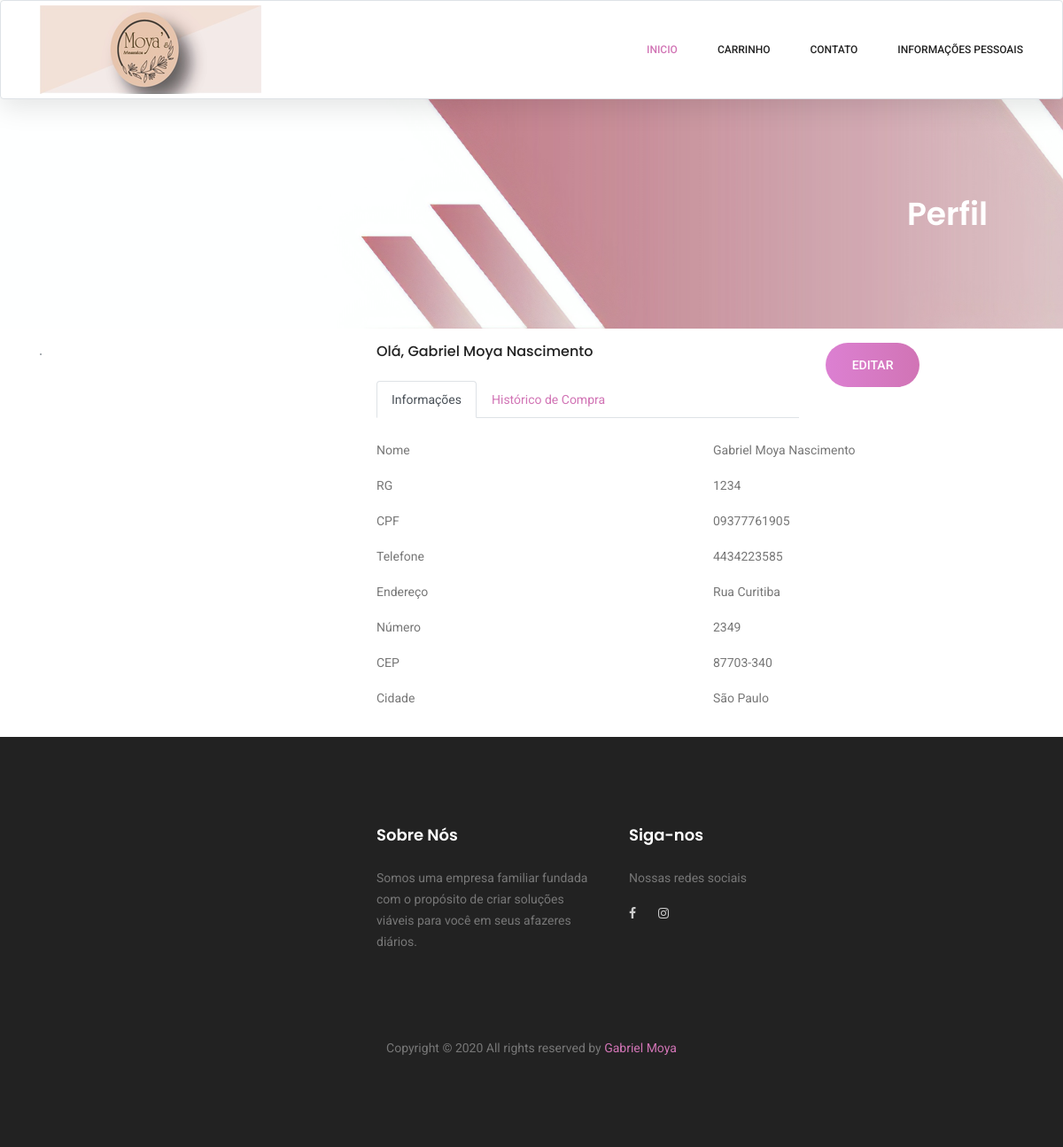
The app's page /perfil/ (signed in) with its own data.
### cadastros/models.py (models this page shows, shortened)
class Pessoa(models.Model):
    nome = models.CharField(max_length=50, verbose_name="Qual seu nome?", help_text="Digite seu nome completo", null=True)
    nascimento = models.DateField(verbose_name='data de nascimento', null=True)
    endereco = models.CharField(max_length=100, null=True)
    numero = models.CharField(max_length=10, verbose_name="Número", null=True)
    cep = models.CharField(max_length=25, null=True)
    rg = models.CharField(max_length=25, null=True)
    cpf = models.CharField(max_length=25, null=True)
    telefone = models.CharField(max_length=25, null=True)
    cidade = models.ForeignKey(Cidade, on_delete=models.PROTECT, null=True)
    usuario = models.OneToOneField(User, on_delete=models.PROTECT)

class Cidade(models.Model):
    nome = models.CharField(max_length=50)
    estado = models.ForeignKey(Estado, on_delete=models.PROTECT)

### usuarios/views.py (the view)
# urls.py: path('perfil/', PerfilView.as_view(), name="clientes-perfil"),
class PerfilView(LoginRequiredMixin, DetailView):
    model = Pessoa
    template_name = 'clientes/perfil.html'
    def get_object(self, queryset=None):
       self.object = get_object_or_404(Pessoa, usuario=self.request.user)
       return self.object
    def get_context_data(self, *args, **kwargs):
        context = super().get_context_data(*args, **kwargs)
        context['venda'] = Venda.objects.filter(usuario=self.request.user)
        return context

### clientes/templates/clientes/perfil.html (shortened to what this page needs)
{% extends 'clientes/formulario.html' %}
{% load static %}
{% block conteudo %}
<section class="banner-area organic-breadcrumb">
    <div class="container">
        <div class="breadcrumb-banner d-flex flex-wrap align-items-center justify-content-end">
            <div class="col-first">
                <h1>Perfil</h1>
            </div>
        </div>
    </div>
</section>
<div class="container emp-profile my-3">
    <div class="row">
        <div class="col-md-4">
            <div class="profile-img">
                <img src="{% static 'img/userlogo.png'  %}" class="border rounded-circle border-secondary" alt="" />
            </div>
        </div>
        <div class="col-md-8">
            <div class="row">
                <div class="col-md-8">
                    <div class="profile-head">
                        <h5 class="mb-4">
                            Olá, {{object.nome}}
                        </h5>
                        <ul class="nav nav-tabs" id="myTab" role="tablist">
                            <li class="nav-item">
                                <a class="nav-link active" id="informacoes-tab" data-toggle="tab" href="#informacoes" role="tab"
                                    aria-controls="informacoes" aria-selected="true">Informações</a>
                            </li>
                            <li class="nav-item">
                                <a class="nav-link" id="historico-tab" data-toggle="tab" href="#historico" role="tab"
                                    aria-controls="historico" aria-selected="false">Histórico de Compra</a>
                            </li>
                        </ul>
                    </div>
                </div>
                <div class="col-md-4">
                    <a class="primary-btn" href="{% url 'clientes-alterar-perfil' %}">Editar</a>
                </div>
            </div>
            <div class="row mt-4">
                <div class="col-md">
                    <div class="tab-content profile-tab" id="myTabContent">
                        <div class="tab-pane fade show active " id="informacoes" role="tabpanel" aria-labelledby="informacoes-tab">
                            <div class="row">
                                <div class="col-md-6">
                                    <label>Nome</label>
                                </div>
                                <div class="col-md-6">
                                    <p>{{object.nome}}</p>
                                </div>
                            </div>
                            <div class="row">
                                <div class="col-md-6">
                                    <label>RG</label>
                                </div>
                                <div class="col-md-6">
                                    <p>{{object.rg}}</p>
                                </div>
                            </div>
                            <div class="row">
                                <div class="col-md-6">
                                    <label>CPF</label>
                                </div>
                                <div class="col-md-6">
                                    <p>{{object.cpf}}</p>
                                </div>
                            </div>
                            <div class="row">
                                <div class="col-md-6">
                                    <label>Telefone</label>
                                </div>
                                <div class="col-md-6">
                                    <p>{{object.telefone}}</p>
                                </div>
                            </div>
                            <div class="row">
                                <div class="col-md-6">
                                    <label>Endereço</label>
                                </div>
                                <div class="col-md-6">
                                    <p>{{object.endereco}}</p>
                                </div>
                            </div>
                            <div class="row">
                                <div class="col-md-6">
                                    <label>Número</label>
                                </div>
                                <div class="col-md-6">
                                    <p>{{object.numero}}</p>
                                </div>
                            </div>
                            <div class="row">
                                <div class="col-md-6">
                                    <label>CEP</label>
                                </div>
                                <div class="col-md-6">
                                    <p>{{object.cep}}</p>
                                </div>
                            </div>
                            <div class="row">
                                <div class="col-md-6">
                                    <label>Cidade</label>
                                </div>
                                <div class="col-md-6">
                                    <p>{{object.cidade.nome}}</p>
                                </div>
                            </div>
                        </div>
                    </div>
                </div>
            </div>
        </div>
    </div>
</div>
{%endblock%}

### records on screen
Pessoa: nome "Gabriel Moya Nascimento", rg "1234", cpf "09377761905", telefone "4434223585", endereco "Rua Curitiba", numero "2349", cep "87703-340", cidade.nome "São Paulo"
